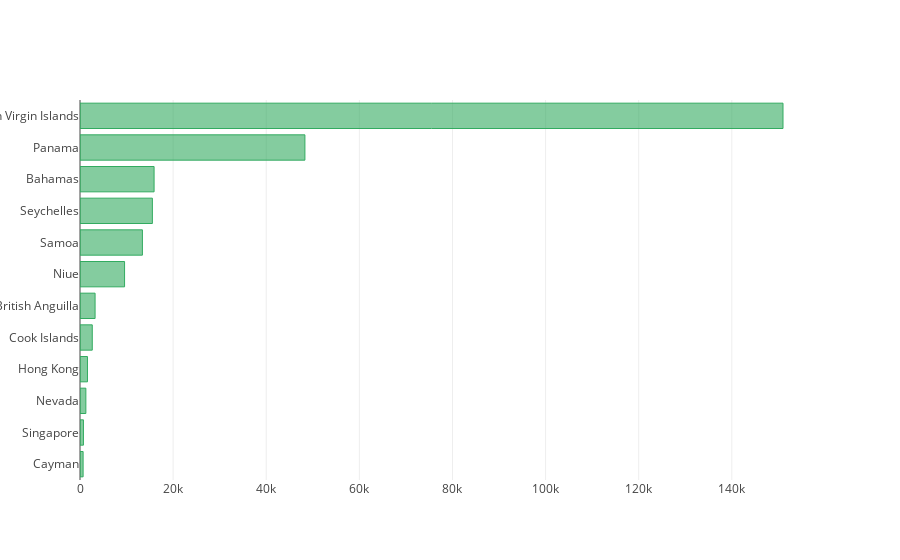

The cell this chart's notebook holds for it:
### Markdown cell above
### Those we have data in both fields [ the jurisdiction and the country ].

### Code cell
visualizers_1.visualize_jurisdiction_countly(jurisdiction_count.copy())

### Figure 1 — Plotly figure (JSON) as saved in the notebook; plotly's stock layout.template omitted (floating-point values rounded to 4 significant figures)
{"data": [{"marker": {"color": "rgba(50, 171, 96, 0.6)", "line": {"color": "rgba(50, 171, 96, 1.0)", "width": 1}}, "name": "Try", "orientation": "h", "type": "bar", "x": [668, 740, 1260, 1604, 2638, 3240, 9573, 13405, 15546, 15914, 48307, 150995], "y": ["Cayman", "Singapore", "Nevada", "Hong Kong", "Cook Islands", "British Anguilla", "Niue", "Samoa", "Seychelles", "Bahamas", "Panama", "British Virgin Islands"]}], "layout": {}}
